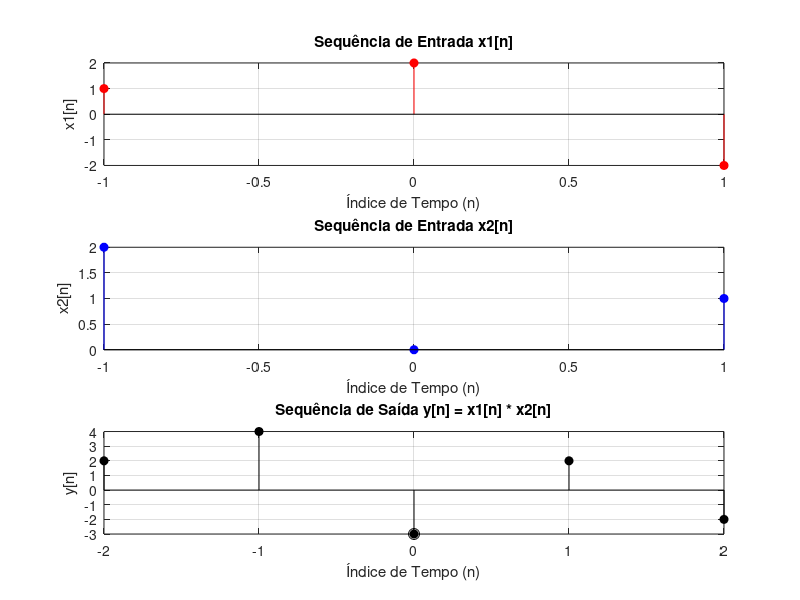

Here is the MATLAB script that generated this plot:
%%Passo 1: Definir os vetores de amostras e índices
% --- Sequência x1[n] ---
% Valores das amostras: x1[n] = {1, 2, -2} com n=0 na posição do 2
x1 = [1, 2, -2];
% Índices de tempo n: começa em -1 e termina em 1 (comprimento 3)
n1 = -1:1;

% --- Sequência x2[n] ---
% Valores das amostras: x2[n] = {2, 0, 1} com n=0 na posição do 0
x2 = [2, 0, 1];
% Índices de tempo n: começa em -1 e termina em 1 (comprimento 3)
n2 = -1:1;

%% Passo 2: Calcular a Convolução
% Cálculo da convolução
y = conv(x1, x2);
% Resultado y = [2, 4, -3, 2, -2]

%% Passo 3: Determinar o Range de Índices da Saída ($y[n]$)
% Determinação do range de índices para y[n]
n_y_inicio = n1(1) + n2(1);   % -1 + (-1) = -2
n_y_fim = n_y_inicio + length(y) - 1; % -2 + 5 - 1 = 2
ny = n_y_inicio:n_y_fim;
% Range de ny: [-2, -1, 0, 1, 2]
%% Passo 4: Plotar os Gráficos (Representação Gráfica no MATLAB)
figure;

% 1. Gráfico de x1[n]
subplot(3, 1, 1);
stem(n1, x1, 'filled', 'r'); % 'r' para vermelho
title('Sequência de Entrada x1[n]');
xlabel('Índice de Tempo (n)');
ylabel('x1[n]');
grid on;

% 2. Gráfico de x2[n]
subplot(3, 1, 2);
stem(n2, x2, 'filled', 'b'); % 'b' para azul
title('Sequência de Entrada x2[n]');
xlabel('Índice de Tempo (n)');
ylabel('x2[n]');
grid on;

% 3. Gráfico da Sequência de Saída y[n]
subplot(3, 1, 3);
stem(ny, y, 'filled', 'k'); % 'k' para preto
hold on;
plot(ny(ny==0), y(ny==0), 'ko', 'MarkerSize', 8); % Marca n=0 com um círculo (como na imagem)
hold off;
title('Sequência de Saída y[n] = x1[n] * x2[n]');
xlabel('Índice de Tempo (n)');
ylabel('y[n]');
grid on;